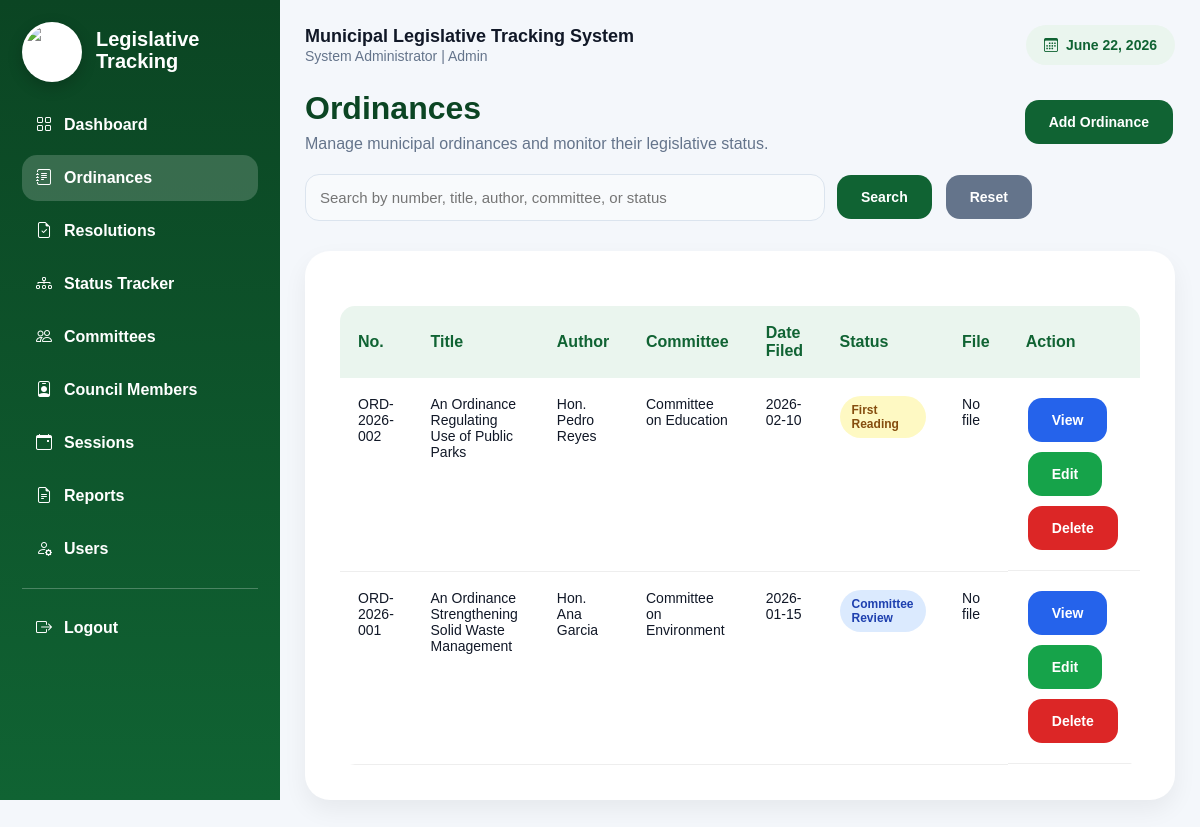
The page /ordinances/index.php (signed in) on the database its author committed.
### tables this page shows
CREATE TABLE ordinances (
    id INT AUTO_INCREMENT PRIMARY KEY,
    ordinance_no VARCHAR(50) NOT NULL,
    title VARCHAR(255) NOT NULL,
    author VARCHAR(150),
    committee VARCHAR(150),
    date_filed DATE,
    status VARCHAR(100) DEFAULT 'Draft',
    file_path VARCHAR(255),
    remarks TEXT,
    created_at TIMESTAMP DEFAULT CURRENT_TIMESTAMP
);

### config.php (called while the page is built, shortened)
<?php
function e($value) {
    return htmlspecialchars($value ?? '', ENT_QUOTES, 'UTF-8');
}
?>

### ordinances/index.php (the view)
<?php include "../includes/header.php";
$search = mysqli_real_escape_string($conn, $_GET['search'] ?? '');
if ($search) {
    $items = mysqli_query($conn, "SELECT * FROM ordinances WHERE ordinance_no LIKE '%$search%' OR title LIKE '%$search%' OR author LIKE '%$search%' OR committee LIKE '%$search%' OR status LIKE '%$search%' ORDER BY id DESC");
} else {
    $items = mysqli_query($conn, "SELECT * FROM ordinances ORDER BY id DESC");
}
?>
<div class="topbar"><div><h1>Ordinances</h1><p class="subtitle">Manage municipal ordinances and monitor their legislative status.</p></div><a class="btn" href="add.php">Add Ordinance</a></div>
<form class="searchbar" method="GET"><input name="search" placeholder="Search by number, title, author, committee, or status" value="<?= e($search) ?>"><button class="btn">Search</button><a class="btn gray" href="index.php">Reset</a></form>
<div class="panel table-wrap">
<table>
<tr><th>No.</th><th>Title</th><th>Author</th><th>Committee</th><th>Date Filed</th><th>Status</th><th>File</th><th>Action</th></tr>
<?php while($r=mysqli_fetch_assoc($items)): ?>
<tr>
  <td><?= e($r['ordinance_no']) ?></td><td><?= e($r['title']) ?></td><td><?= e($r['author']) ?></td><td><?= e($r['committee']) ?></td><td><?= e($r['date_filed']) ?></td>
  <td><span class="badge <?= strtolower(str_replace(' ','',$r['status'])) ?>"><?= e($r['status']) ?></span></td>
  <td><?php if($r['file_path']): ?><a href="/mlts/<?= e($r['file_path']) ?>" target="_blank">View</a><?php else: ?>No file<?php endif; ?></td>
  <td class="actions"><a class="btn blue" href="view.php?id=<?= $r['id'] ?>">View</a><a class="btn green" href="edit.php?id=<?= $r['id'] ?>">Edit</a><a class="btn red" onclick="return confirmDelete()" href="delete.php?id=<?= $r['id'] ?>">Delete</a></td>
</tr>
<?php endwhile; ?>
</table>
</div>
<?php include "../includes/footer.php"; ?>

### assets/css/style.css (style rules this page uses)
:root { --primary:#106333; --primary2:#FCD116; --bg:#f4f7fb; --card:#ffffff; --line:#e5e7eb; --text:#111827; --muted:#64748b; --danger:#dc2626; --success:#16a34a; --blue:#2563eb; --gray:#64748b; }
* { box-sizing:border-box;margin:0;padding:0;font-family:Arial,Helvetica,sans-serif }
body { background:var(--bg);color:var(--text) }
a { text-decoration:none;color:var(--primary);font-weight:600 }
.topbar { display:flex;justify-content:space-between;align-items:center;gap:20px;margin-bottom:20px }
.topbar h1,h1 { font-size:32px;font-weight:800;color:#0b4523;margin-bottom:8px }
.subtitle { color:var(--muted);margin-bottom:0 }
.panel { background:white;border-radius:25px;padding:35px;margin-top:30px;margin-bottom:18px;box-shadow:0 10px 25px rgba(0,0,0,.06) }
.table-wrap,.table-responsive { overflow:auto }
table { width:100%;border-collapse:collapse;overflow:hidden;border-radius:15px;margin-top:20px }
th { background:#eaf5ee;padding:18px;font-size:16px;color:var(--primary);text-align:left }
td { padding:18px;font-size:14px;border-bottom:1px solid #eee;vertical-align:top }
input,select,textarea,.form-control { width:100%;padding:14px;border:1px solid #dbe4ee;border-radius:14px;font-size:15px;outline:none;transition:.3s;background:#f8fafc }
.btn { display:inline-block;padding:14px 24px;border:none;cursor:pointer;border-radius:14px;font-weight:600;transition:.3s;background:var(--primary);color:white;margin:2px;font-size:14px }
.btn.gray { background:var(--gray) }
.btn.blue { background:var(--blue) }
.btn.red { background:var(--danger) }
.btn.green { background:var(--success) }
.actions { display:flex;gap:6px;flex-wrap:wrap }
.badge { display:inline-block;padding:7px 12px;border-radius:999px;background:#eaf5ee;color:var(--primary);font-size:12px;font-weight:800 }
.badge.review,.badge.committeereview,.badge.filed { background:#dbeafe;color:#1e40af }
.badge.publichearing,.badge.firstreading,.badge.secondreading,.badge.thirdreading { background:#fef9c3;color:#854d0e }
.searchbar { display:flex;gap:10px;margin:15px 0;align-items:center }
.searchbar input { max-width:520px }

### rows shown on the page
ordinances: ordinance_no "ORD-2026-002", title "An Ordinance Regulating Use of Public Parks", author "Hon. Pedro Reyes", committee "Committee on Education", date_filed "2026-02-10", status "First Reading", shows "No file"
ordinances: ordinance_no "ORD-2026-001", title "An Ordinance Strengthening Solid Waste Management", author "Hon. Ana Garcia", committee "Committee on Environment", date_filed "2026-01-15", status "Committee Review", shows "No file"

### other values the page prints
$_SESSION['fullname'] "System Administrator"
$_SESSION['role'] "Admin"
